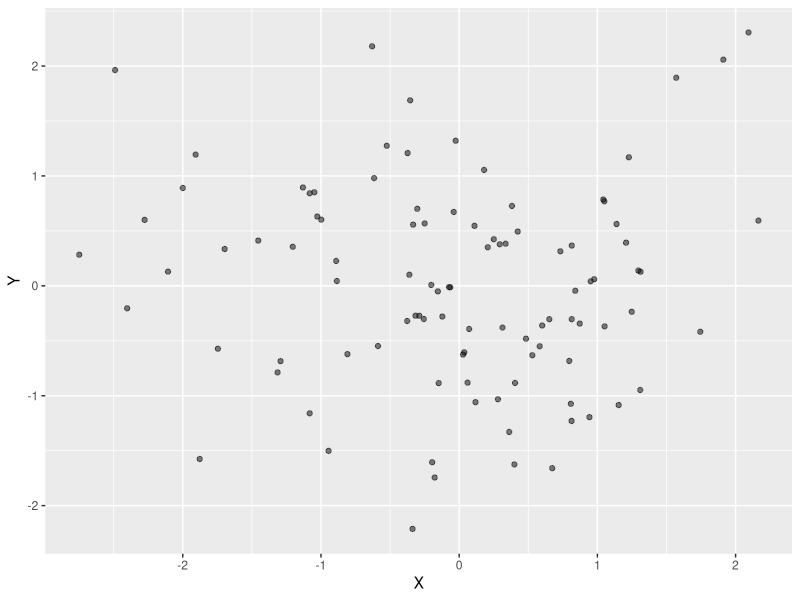

Generate this figure with R:
#3 Transparency & Jitter
library(ggplot2)

scores <- data.frame(
  X = rnorm(100),
  Y = rnorm(100)
)

ggplot(scores, aes(x = X, y = Y)) +
  geom_point(alpha = 0.5,
             position = position_jitter(width = 0.2))

